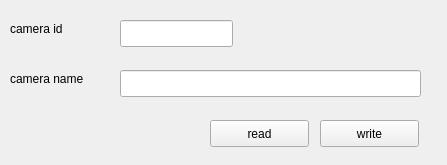
<?xml version="1.0" encoding="UTF-8"?>
<ui version="4.0">
 <class>cameraid</class>
 <widget class="QWidget" name="cameraid">
  <property name="geometry">
   <rect>
    <x>0</x>
    <y>0</y>
    <width>447</width>
    <height>165</height>
   </rect>
  </property>
  <property name="windowTitle">
   <string>Camera ID</string>
  </property>
  <widget class="QLineEdit" name="edit_id">
   <property name="geometry">
    <rect>
     <x>120</x>
     <y>20</y>
     <width>113</width>
     <height>27</height>
    </rect>
   </property>
  </widget>
  <widget class="QLineEdit" name="edit_name">
   <property name="geometry">
    <rect>
     <x>120</x>
     <y>70</y>
     <width>301</width>
     <height>27</height>
    </rect>
   </property>
  </widget>
  <widget class="QLabel" name="label_id">
   <property name="geometry">
    <rect>
     <x>10</x>
     <y>20</y>
     <width>67</width>
     <height>17</height>
    </rect>
   </property>
   <property name="text">
    <string>camera id</string>
   </property>
  </widget>
  <widget class="QLabel" name="label_name">
   <property name="geometry">
    <rect>
     <x>10</x>
     <y>70</y>
     <width>101</width>
     <height>17</height>
    </rect>
   </property>
   <property name="text">
    <string>camera name</string>
   </property>
  </widget>
  <widget class="QPushButton" name="read">
   <property name="geometry">
    <rect>
     <x>210</x>
     <y>120</y>
     <width>99</width>
     <height>27</height>
    </rect>
   </property>
   <property name="text">
    <string>read</string>
   </property>
  </widget>
  <widget class="QPushButton" name="write">
   <property name="geometry">
    <rect>
     <x>320</x>
     <y>120</y>
     <width>99</width>
     <height>27</height>
    </rect>
   </property>
   <property name="text">
    <string>write</string>
   </property>
  </widget>
 </widget>
 <resources/>
 <connections/>
</ui>
